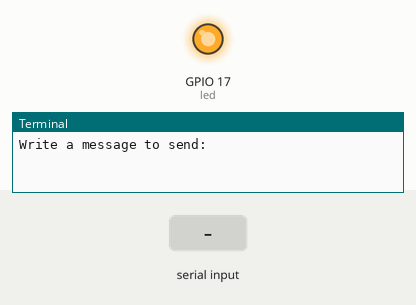
Simulated run of this program. Board: Raspberry Pi (BCM pin numbers). Shown: output pins drawn as LEDs (lit = HIGH), the last lines printed to the terminal. The inputs (shaded band) are chosen by the test bench. The interpreter's speed is modelled, so counts of loop turns are approximate.

Above: at 1.2 s.
1.3 s: "." typed at the terminal, then Enter
2.8 s: "5" typed at the terminal, then Enter
At 3.7 s:
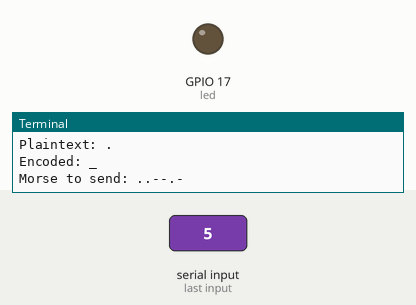
Timing chart, 0 to 10.8 s (numbered marks = the images above; inputs shaded):
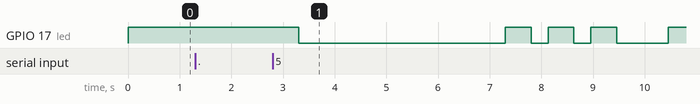

Measured:
- after the input at 2.8 s, GPIO 17 (led): HIGH → LOW after 0.50 s, then repeats every 0.83 s: HIGH 0.50 s, LOW 0.33 s

The program:

Caesars_Messenger.py
```python
#CAESAR'S MESSENGER
#
#Mox
#Raspberry Pi, Laser transmission
#Morse protocol with Initiate / End signals
#Comments in english because Github, and it looks better :)
#

#Important imports, import * is for the lazy. Don't make a habit out of it.
from gpiozero import *
from time import sleep

#GPIO used for led
led = LED(17)

#Timings for Morse - use same "t" in the receiving end
#Changing t_ values breaks the receiving end
t = 1
t_initiate  = 4.0 * t
t_dit       = 0.33 * t
t_daah      = 1.0 * t
t_down      = 0.5 * t
t_space     = 0.5 * t
t_linebreak = 1.0 * t
t_end       = 6.0 * t
t_quit      = 1.5 * t

#Caesar's variables
#Keyset randomized for added "security" -- Breaks as soon as
#attacker gets a hold of it. Also vulnerable for word/letter analysis
#keyset = "ABCDEFGHIJKLMNOPQRSTUVWXYZÅÄÖ0123456789 _?;:/.-'"
keyset = "A1S:NRWIH2;VEJCDYTXBO 6F'G.ÄMU?_K5Å/0QÖL98Z34-7P"
n = 10 #default rotation
j = 0
encoded = ""

#Other nice variables for Loops and Text2Morse
i = 0
morseAlphabet ={
	' ': '', 	"'": '.----.',
	'-': '-....-', 	'.': '.-.-.-',
	'/': '-..-.', 	':': '---...',
	';': '-.-.-.',	'?': '..--..',
	'_': '..--.-',
	'0': '-----', 	'1': '.----',
	'2': '..---', 	'3': '...--',
	'4': '....-', 	'5': '.....',
	'6': '-....', 	'7': '--...',
	'8': '---..', 	'9': '----.',
	'A': '.-', 	'B': '-...',
	'C': '-.-.', 	'D': '-..',
	'E': '.', 	'F': '..-.',
	'G': '--.', 	'H': '....',
	'I': '..', 	'J': '.---',
	'K': '-.-', 	'L': '.-..',
	'M': '--', 	'N': '-.',
	'O': '---', 	'P': '.--.',
	'Q': '--.-', 	'R': '.-.',
	'S': '...', 	'T': '-',
	'U': '..-', 	'V': '...-',
	'W': '.--', 	'X': '-..-',
	'Y': '-.--',	'Z': '--..',
	'Å': '.--.-',	'Ä': '.-.-',
	'Ö': '---.'
    }


#Define everything, sleep timings found in the variables above
def initiate():
    led.on()
    sleep(t_down)
    led.off()
    sleep(t_initiate)
    led.on()

def end():
    led.on()
    sleep(t_down)
    led.off()
    sleep(t_end)
    led.on()

def dit():
    led.on()
    sleep(t_down)
    led.off()
    sleep(t_dit)
    led.on()

def daah():
    led.on()
    sleep(t_down)
    led.off()
    sleep(t_daah)
    led.on()

def space():
    led.on()
    sleep(t_space)
    led.on()


#Main program starts here
try:
    while (True):

        #Preparing everything
        led.on()
        cleartext = input("Write a message to send: ")
        plaintext = cleartext.upper()
        n = int(input("n for rotation (0-47): "))
        encoded = ""
        asc2morse = ""

        #Caesar's cipher - Find symbol in keyset, replace with n+position
        while (j < len(plaintext)):
            encoded = encoded + keyset[int((n + (keyset.find(plaintext[j])))) % 48]
            j = j+1
        j = 0

        #Encoded to Morse
        while (i < len(encoded)):
            asc2morse = asc2morse + morseAlphabet[encoded[i]] + " "
            i = i+1

        #Print out all the interesting things
        print("n:", n)
        print("Plaintext:", plaintext)
        print("Encoded:",encoded)
        print("Morse to send:", asc2morse)
        i = 0

        #Initiate the transmission
        initiate()

        #asc2morse consists of dots, hyphens and spaces at this point
        #Go through asc2morse symbol by symbol, do things accordingly
        while (i < len(asc2morse)):
            if (asc2morse[i]) == ".":
                dit()
            elif (asc2morse[i]) == "-":
                daah()
            elif (asc2morse[i]) == " ":
                space()
            i = i+1
        i = 0

        #End the transmission
        end()

        #Sleep for t_quit amount of time to keep things under control
        sleep(t_quit)

#Because we want Ctrl-C to work at some point
except KeyboardInterrupt:
    pass
```
